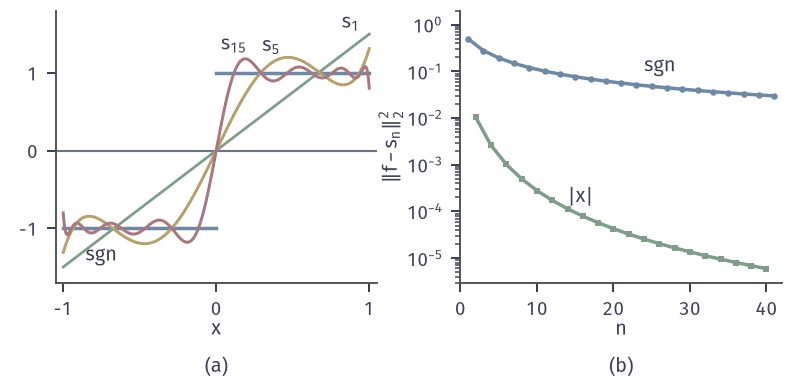

Source code (Python):
from pathlib import Path
import sys
ROOT = next(p for p in Path(__file__).resolve().parents if (p/"build.sh").is_file() and (p/"tex/book.tex").is_file())
sys.path.insert(0, str(ROOT/"figures/00-shared/mathematical-preliminaries-upper/00-shared/comprehension-figures"))
from support import figure, save, BLUE, GREEN, YELLOW, RED, PURPLE, INK, MUTED, GRID, BLUE_FILL, GREEN_FILL, YELLOW_FILL, RED_FILL, PURPLE_FILL
import numpy as np

def panel_labels(fig, axes, y=.015):
    for ax, s in zip(axes, "(a) (b) (c)".split()):
        q = ax.get_position(); fig.text((q.x0+q.x1)/2, y, s, ha="center", va="bottom")

# Legendre partial sums of sgn on [-1,1] and squared truncation errors of sgn and |x|, exact by Gauss-Legendre quadrature of polynomials on [0,1].
from numpy.polynomial import legendre as L
N = 60
t, w = L.leggauss(80); t01 = (t+1)/2; w01 = w/2
def Pk(k, z): return L.legval(z, [0]*k+[1])
def coef(k, kind):
    # returns the coefficient of normalized e_k=sqrt((2k+1)/2)P_k
    if kind == 'sgn':
        if k % 2 == 0: return 0.
        return np.sqrt((2*k+1)/2)*2*np.sum(w01*Pk(k, t01))
    if k % 2: return 0.
    return np.sqrt((2*k+1)/2)*2*np.sum(w01*t01*Pk(k, t01))
cs = np.array([coef(k, 'sgn') for k in range(N+1)]); ca = np.array([coef(k, 'abs') for k in range(N+1)])
es = 2-np.cumsum(cs**2); ea = 2/3-np.cumsum(ca**2)
for n in (1, 3, 5, 15, 41): print('sgn', n, es[n])
for n in (0, 2, 4, 40): print('abs', n, ea[n])
print('c3^2', cs[3]**2, 'c5^2', cs[5]**2)
fig, axes = figure(width_mm=112, height_mm=54, ncols=2)
fig.set_layout_engine(None)
fig.subplots_adjust(left=.07, right=.985, top=.97, bottom=.26, wspace=.26)
x = np.linspace(-1, 1, 2001)
def partial(n): return sum(cs[k]*np.sqrt((2*k+1)/2)*Pk(k, x) for k in range(1, n+1, 2))
ax = axes[0]
ax.axhline(0, color=MUTED, lw=.85)
ax.plot([-1, 0], [-1, -1], color=BLUE, lw=1.4); ax.plot([0, 1], [1, 1], color=BLUE, lw=1.4)
ax.plot(x, partial(1), color=GREEN, lw=1.1); ax.plot(x, partial(5), color=YELLOW, lw=1.2); ax.plot(x, partial(15), color=RED, lw=1.2)
ax.text(.82, 1.58, '$s_1$'); ax.text(.3, 1.28, '$s_5$'); ax.text(.03, 1.3, '$s_{15}$')
ax.text(-.75, -1.42, r'$\mathrm{sgn}$', ha='center')
ax.set_xlim(-1.05, 1.05); ax.set_ylim(-1.7, 1.8); ax.set_xticks([-1, 0, 1]); ax.set_yticks([-1, 0, 1]); ax.set_xlabel('$x$', labelpad=0)
ax = axes[1]
ns = np.arange(1, 42, 2); ne = np.arange(2, 42, 2)
ax.semilogy(ns, es[ns], color=BLUE, lw=1.4, marker='o', ms=2.6, mew=0); ax.semilogy(ne, ea[ne], color=GREEN, lw=1.4, marker='s', ms=2.4, mew=0)
ax.text(24, .1, r'$\mathrm{sgn}$'); ax.text(14, 1.6e-4, r'$\vert x\vert$')
ax.set_xlim(0, 42); ax.set_xticks([0, 10, 20, 30, 40]); ax.set_ylim(3e-6, 2); ax.set_xlabel('$n$', labelpad=0); ax.set_ylabel(r'$\Vert f-s_n\Vert_2^2$', labelpad=1)
panel_labels(fig, axes)
save(fig, Path(__file__).resolve().parent, 'figure', {'formula': 'c_k=<e_k,f>; ||f-s_n||^2 = ||f||^2 - sum_{k<=n} c_k^2'})
